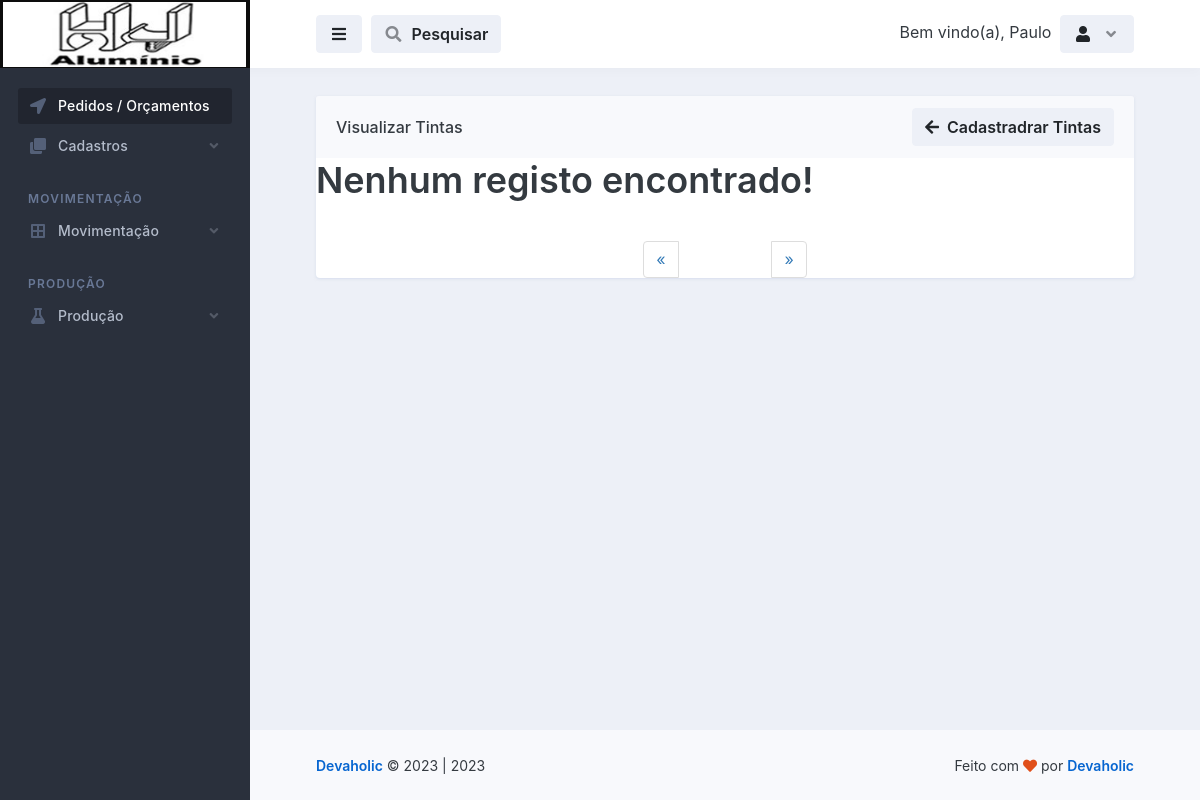
The app's page /tintas/visualizar_tintas.php (signed in), older data.
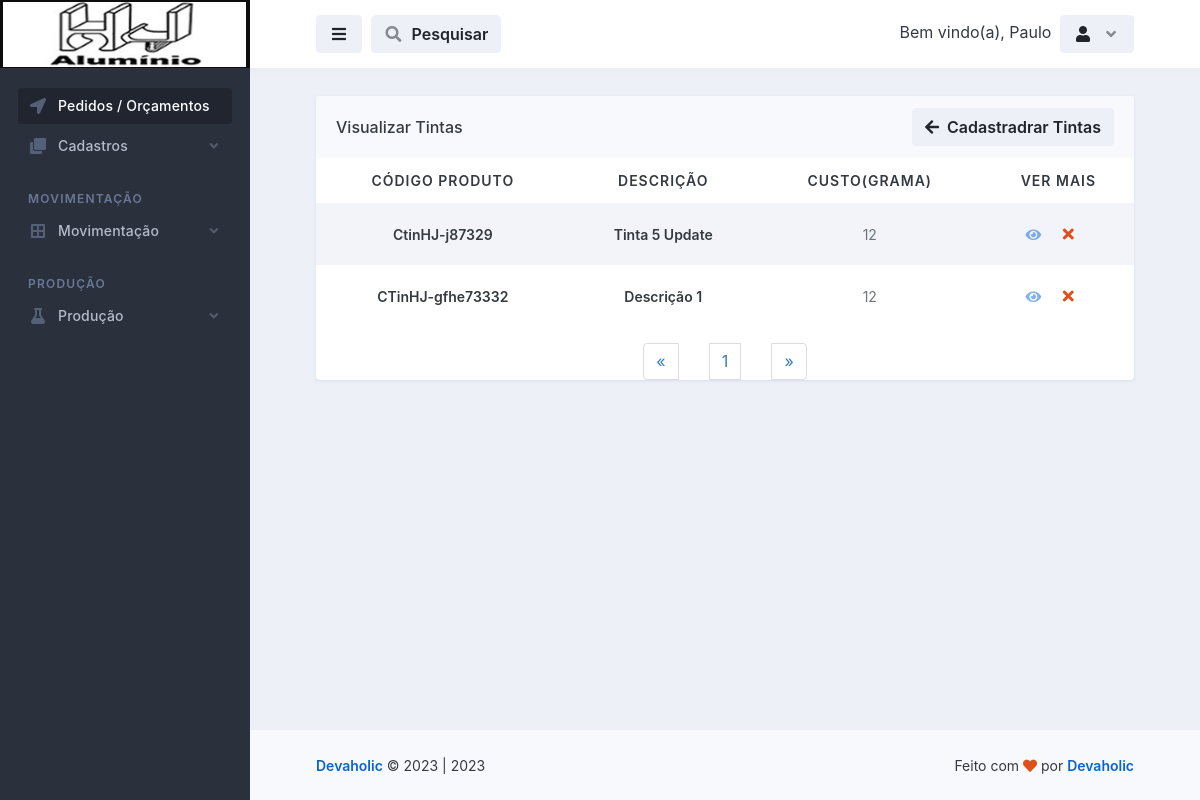
The same page, newer data.
### tables this page shows
CREATE TABLE `tintas` (
  `id` int(11) NOT NULL,
  `descricao` varchar(255) NOT NULL,
  `codigo_produto` varchar(100) NOT NULL,
  `unidade` varchar(255) NOT NULL,
  `custo` decimal(10,0) NOT NULL,
  `codigo_da_fabrica` varchar(100) NOT NULL,
  `ultima_alteracao` date NOT NULL,
  `ativo` varchar(20) NOT NULL
);

### database.php (called while the page is built, shortened)
<?php
    class database
    {
        public $server = 'localhost';
        public $user = 'root';
        public $pass = '';
        public $bdn = 'maxportas';
        public function __construct()
        {
            try{
            $this->conn = new PDO('mysql:host='.$this->server.'; dbname='.$this->bdn, $this->user, $this->pass);
            } catch(PDOException $e){
                echo "Error $e";
            }
        }
    }
?>

### controllers/controllers_tintas.php (called while the page is built, shortened)
<?php
    include "../database.php";
class controllers_tintas extends database
{
    public function selecionar_tintas()
    {
        $selecionar_tintas = $this->conn->prepare("SELECT * FROM tintas ORDER BY id DESC");
        $selecionar_tintas->execute();
        $resultintas = $selecionar_tintas->fetchAll(PDO::FETCH_ASSOC);
        return $resultintas;
    }
}
?>

### tintas/visualizar_tintas.php (the view, shortened to what the changed rows need)
<?php
    $servidor = "localhost";
$usuario = "root";
$senha = "";
$dbname = "maxportas";
$conn = mysqli_connect($servidor, $usuario, $senha, $dbname);
$pagina = (isset($_GET['pagina']))? $_GET['pagina'] : 1;
$result_tintas = "SELECT * FROM tintas";
$resultado_tintas = mysqli_query($conn, $result_tintas);
$total_tintas = mysqli_num_rows($resultado_tintas);
$quantidade_pg = 10;
$num_pagina = ceil($total_tintas/$quantidade_pg);
$incio = ($quantidade_pg*$pagina)-$quantidade_pg;
$result_tintas = "SELECT * FROM tintas limit $incio, $quantidade_pg";
$resultado_tintas = mysqli_query($conn, $result_tintas);
?>
<!doctype html>
<html lang="en">
  <head>
    <link rel="stylesheet" id="css-main" href="../assets/css/dashmix.min.css">
    <link rel="stylesheet" href="../assets/css/pagination.css">
  </head>
  <body>
    <div id="page-container" class="sidebar-o sidebar-dark enable-page-overlay side-scroll page-header-fixed main-content-narrow">
      <main id="main-container">
        <div class="content content-full content-boxed">
          <div class="row">
            <div class="col-md-12">
              <div class="block block-rounded block-mode-loading-refresh">
                <div class="table-responsive">
                  <table class="table table-striped table-hover table-borderless table-vcenter fs-sm">
                  <?php
                    require_once "../controllers/controllers_tintas.php";
                    $selecionar_tintas = new controllers_tintas();
                    $result_tintas = $selecionar_tintas->selecionar_tintas();
                    if(count($result_tintas) > 0)
                    { ?>
                    <thead style="text-align: center;">
                      <tr class="text-uppercase">
                        <th>Código Produto</th>
                        <th>Descrição</th>
                        <th>Custo(grama)</th>
                        <th>Ver Mais</th>
                      </tr>
                    </thead>
                    <?php }?>
                    <tbody style="text-align: center;">
                        <?php
                            require_once "../controllers/controllers_tintas.php";
                            $selecionar_tintas = new controllers_tintas();
                            $result_tintas = $selecionar_tintas->selecionar_tintas();
                            if(count($result_tintas) > 0)
                            {
                              while($row_tintas = mysqli_fetch_assoc($resultado_tintas)){ ?>
                                <tr style="text-align: center;">
                                  <td>
                                      <span class="fw-semibold"><?php echo $row_tintas['codigo_produto']; ?></span>
                                  </td>
                                  <td>
                                      <span class="fw-semibold"><?php echo $row_tintas['descricao']; ?></span>
                                  </td>
                                  <td>
                                    <span class="fs-sm text-muted"><?php echo $row_tintas['custo'];?></span>
                                  </td>
                                  <td class="text-center text-nowrap fw-medium" style="display: flex; justify-content: center; align-items: center;">
                                    <a href="vermais_tintas.php?view_tintas=<?php $idCriptografado = base64_encode($row_tintas['id']); echo $idCriptografado;?>">
                                        <i class="fa fa-eye me-1 opacity-50"></i>
                                    </a>
                                    <?php
                                       echo "<button class='btn' onclick='abrirModal(".$row_tintas['id'].")'><i class='fa fa-fw fa-times text-danger'></i></button>";
                                      ?>
                                  </td>
                                </tr>
                          <?php } } else { echo "<h1>Nenhum registo encontrado!</h1>"; } ?>
                    </tbody>
                  </table>
                <nav class="text-center">
                  <ul class="pagination" style="display: flex; align-items: center; justify-content: space-between; width: 20%; margin: auto;">
                    <?php
                    for($i = 1; $i < $num_pagina + 1; $i++){ ?>
                      <li><a href="visualizar_tintas.php?pagina=<?php echo $i; ?>"><?php echo $i; ?></a>
                      </li>
                    <?php } ?>
                  </ul>
                </nav>
                </div>
                </div>
              </div>
        </div>
      </main>
    </div>
  </body>
</html>

Row changes from the older to the newer data that the page shows:
added tintas: codigo_produto "CtinHJ-j87329", descricao "Tinta 5 Update", custo "12"
added tintas: codigo_produto "CTinHJ-gfhe73332", descricao "Descrição 1", custo "12"
Text that changed along with them:
text no longer shown: "Nenhum registo encontrado!"
text now shown: "CÓDIGO PRODUTO DESCRIÇÃO CUSTO(GRAMA) VER MAIS"
new list line: "1"
